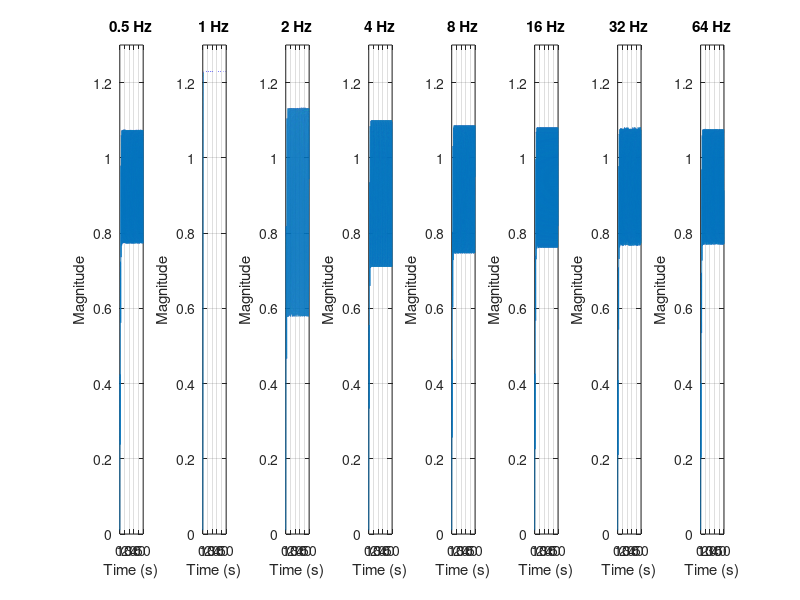
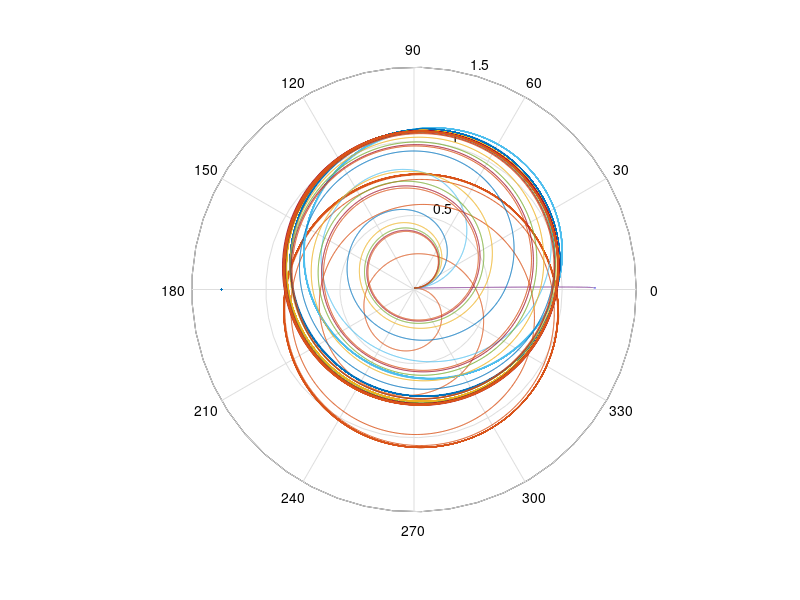

Reproduce these figures in MATLAB, in order.
%%
clear all;close all;clc;

% parameters of the network
freqs = [0.5,1,2,4,8,16,32,64];
nfreqs = length(freqs);

% parameters of the oscillator
r0 = 0.01;
alpha = 1;
beta1 = -1;
beta2 = -1;
epsilon = 0.11;
psi0 = 0.5*pi; % initial phase of the oscillator

% parameters for the input
F = 1;
f = 1;
w0 = 2*pi*f;
    
% parameters for time
fs = 1000;
end_t = 50; % in seconds
T = 1/fs;
time = 0:T:end_t;

for i=1:nfreqs
    
    f_scale = freqs(i);
    w = 2*pi*f_scale;
    omega = w - w0;
    
    % solve r_dot
    full_sys = @(t,z,alpha,beta1,beta2,epsilon,omega,F,f_scale)  ...
        [z(1)*alpha + beta1*z(1)^3 + (epsilon*beta2*z(1)^5)/(1-epsilon*z(1)^2) + F*cos(z(2));
        omega/f_scale - (F/z(1))*sin(z(2))];
    
    % integrate the ode to obtain the amplitude
    [time,z] = ode45(@(t,z) full_sys(t,z,alpha,beta1,beta2,epsilon,omega,F,f_scale),time,[r0,psi0]);
       
    figure(1);
    subplot(1,nfreqs,i)
    plot(time,z(:,1))
    title(sprintf('%d Hz',f_scale))
    ylim([0 1.3])
    grid on
    xlabel('Time (s)')
    ylabel('Magnitude')    
    figure(2)    
    polar(pi,1.3) 
    hold on
    polar(z(:,2),z(:,1))
    hold on
    grid on
    pause
    
end